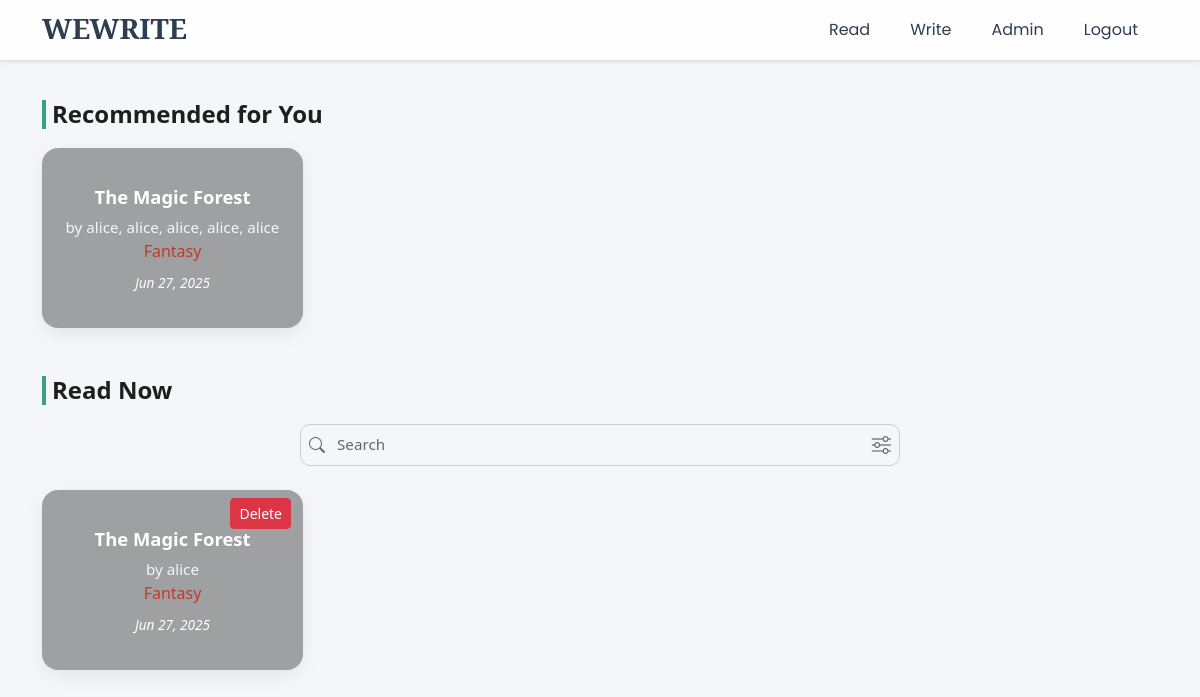
/read/ (signed in), run on the app's committed database.
### story/models.py (models this page shows, shortened)
class Story(models.Model):
    GENRE_CHOICES = [
        (1, 'Fiction'),
        (2, 'Science Fiction'),
        (3, 'Historical Fiction'),
        (4, 'Mystery'),
        (5, 'Fantasy'),
        (6, 'Romance'),
    ]
    STATUS_CHOICES = [
        (1, 'pending'),
        (2, 'published'),
    ]
    user = models.ForeignKey(CustomUser, on_delete=models.CASCADE)
    started_date = models.DateField(default='2000-01-01', null=True, blank=True)
    title = models.TextField(max_length=250, null=True, blank=True)
    genre = models.ForeignKey(Genre, on_delete=models.CASCADE)
    main_character = models.TextField(max_length=250, null=True, blank=True)
    time_setting = models.TextField(max_length=250, null=True, blank=True)
    suggested_keyword = models.TextField(max_length=250, null=True, blank=True)
    exposition_summary = models.TextField(max_length=10000, null=True, blank=True)
    status = models.IntegerField(choices=STATUS_CHOICES, default=1)

class Genre(models.Model):
    name = models.TextField(max_length=250, null=False)
    is_active = models.BooleanField(default=True)

### suhyun_nlp/views.py (the view)
# urls.py: path('read/', views.to_read, name='to-read'),
@login_required
def to_read(request):
    from pathlib import Path
    import os, pickle
    from numpy import dot
    from numpy.linalg import norm
    curr_user = request.user
    isAdmin = curr_user.is_staff
    username = curr_user.username
    all_storys = Story.objects.all().order_by('started_date')
    accepted_stages = list(Stage.objects.filter(status=3).order_by('pk'))
    all_stories = []
    for story in all_storys:
        accepted_for_story = [s for s in accepted_stages if s.story_id == story.id]
        if len(accepted_for_story) == 5:
            all_stories.append(story)
    story_list = all_stories
    all_stages = list(Stage.objects.all().order_by('pk'))
    story_author_list = []
    for story in story_list:
        curr_story_author_list = []
        for stage in all_stages:
            if stage.story == story:
                author_display_name = stage.user.name or stage.user.username
                curr_story_author_list.append(author_display_name)
        story_author_list.append(", ".join(curr_story_author_list))
    story_pk_list = [story.pk for story in story_list]
    story_genre_list = [story.genre for story in story_list]
    story_title_list = [story.title for story in story_list]
    story_tuple_list = []
    for i in range(len(story_list)):
        story_tuple_list.append((story_list[i], story_author_list[i], story_pk_list[i], story_genre_list[i], story_title_list[i]))
    BASE_DIR = Path(__file__).resolve().parent.parent
    picklefile_name = os.path.join(BASE_DIR, 'static', 'pickle', f'{curr_user.pk}.pickle')
    if os.path.isfile(picklefile_name):
        with open(picklefile_name, 'rb') as f:
            user_history_dict = pickle.load(f)
    else:
        user_history_dict = {
            'genre_pk_list': [],
            'genre_cnt_list': []
        }
    all_genres = Genre.objects.all().order_by('pk')
    all_genres_pk_list = [genre.pk for genre in all_genres]
    genre_vector_list = []
    for idx in range(len(all_genres)):
        vector = [0] * len(all_genres)
        vector[idx] = 1
        genre_vector_list.append(vector)
    user_vector = [0] * len(all_genres)
    for idx, gpk in enumerate(user_history_dict['genre_pk_list']):
        if gpk in all_genres_pk_list:
            genre_idx = all_genres_pk_list.index(gpk)
            user_vector[genre_idx] += user_history_dict['genre_cnt_list'][idx]
    all_story_vector_list = []
    all_story_genre_pk_list = [story.genre.pk for story in all_stories]
    for pk in all_story_genre_pk_list:
        idx = all_genres_pk_list.index(pk)
        all_story_vector_list.append(genre_vector_list[idx])
    def cosine_similarity(vec1, vec2):
        return dot(vec1, vec2) / (norm(vec1) * norm(vec2)) if norm(vec1) > 0 and norm(vec2) > 0 else 0.0
    all_story_similarity_list = [cosine_similarity(user_vector, sv) for sv in all_story_vector_list]
    all_story_tuple_list = list(zip(all_stories, all_story_similarity_list))
    sorted_data = sorted(all_story_tuple_list, key=lambda x: x[1], reverse=True)
    recommended_story_list = [s[0] for s in sorted_data[:4]]
    recommended_story_tuple_list = []
    for story in recommended_story_list:
        authors = []
        for stage in all_stages:
            if stage.story == story:
                name = stage.user.name or stage.user.username
                short_name = name.split('@')[0]
                authors.append(short_name)
        genre_slug = story.genre.name.lower().replace(' ', '')
        recommended_story_tuple_list.append((
            story, ", ".join(authors), story.pk, story.genre, story.title, genre_slug
        ))
    formatted_list = []
    for story, author, pk, genre, title in story_tuple_list:
        username = author.split('@')[0]
        genre_slug = genre.name.lower().replace(" ", "")
        formatted_list.append((story, username, pk, genre, title, genre_slug))
    context = {
        'username': username,
        'isLogin': True,
        'isAdmin': isAdmin,
        "story_tuple_list": formatted_list,
        'recommended_story_tuple_list': recommended_story_tuple_list,
        'story_list': story_list,
        'story_exposition_list': story_author_list,
        'story_pk_list': story_pk_list,
        'story_genre_list': story_genre_list,
        'story_title_list': story_title_list,
        'all_genres': all_genres
    }
    return render(request, 'read.html', context)

### suhyun_nlp/templates/read.html (shortened to what this page needs)
{% extends 'header.html' %}
{% block read %}
{% load static %}
<link href="https://cdn.jsdelivr.net/npm/bootstrap@5.3.0/dist/css/bootstrap.min.css" rel="stylesheet">
<div class="container supermt-5">
  <h4 class="mt-3">Recommended for You</h4>
  <div class="row row-cols-1 row-cols-sm-2 row-cols-md-4 g-4">
    {% for story, author, pk, genre, title, genre_slug in recommended_story_tuple_list %}
    <div class="col">
      <a href="/detail/{{ pk }}/">
        <div class="genre-card"
          style="background-image: url('../static/img/{{ genre_slug | lower }}.png');
                 background-size: cover; background-position: center;">
          <div class="card-title">{{ title|title }}</div>
          <div class="card-author">by {{ author }}</div>
          <div class="card-genre genre-{{ genre_slug }}">{{ genre.name }}</div>
          <div class="card-date">{{ story.started_date|date:"M d, Y" }}</div>
        </div>
      </a>
    </div>
    {% endfor %}
  </div>
<h4 class="mt-5">Read Now</h4>
<div class="d-flex align-items-center justify-content-center mb-4">
<div class="search-container d-flex align-items-center px-2 py-1" style="width: 100%; max-width: 600px; border: 1.5px solid #ccc; border-radius: 10px; height: 42px;">
    <i class="bi bi-search me-2"></i>
    <input type="text" id="searchInput"
      class="form-control border-0 shadow-none bg-transparent p-0 ps-1"
      placeholder="Search"
      style="margin-top: 24px; font-size: 0.95rem; line-height: 1.2rem;">
    <div class="dropdown">
      <button class="btn border-0 bg-transparent p-0 ms-2" type="button" id="genreDropdown" data-bs-toggle="dropdown" aria-expanded="false">
        <i class="bi bi-sliders" style="font-size: 1.2rem;"></i>
      </button>
    </div>
  </div>
</div>
  <div class="row row-cols-1 row-cols-sm-2 row-cols-md-4 g-4 mb-5" id="readNowList">
    {% for story, author, pk, genre, title, genre_slug in story_tuple_list %}
    <div class="col genre-{{ genre_slug }}">
      <div class="genre-card"
        style="background-image: url('../static/img/{{ genre_slug|lower }}.png');
               background-size: cover; background-position: center;">
        {% if isAdmin %}
        <form method="POST" action="{% url 'delete_story' pk=pk %}" class="delete-btn-form">
          <button type="submit" class="btn btn-sm btn-danger" onclick="return confirm('Delete this story?')">Delete</button>
        </form>
        {% endif %}
        <a href="/detail/{{ pk }}/">
          <div class="card-title">{{ title|title }}</div>
          <div class="card-author">by {{ author }}</div>
          <div class="card-genre genre-{{ genre_slug }}">{{ genre.name }}</div>
          <div class="card-date">{{ story.started_date|date:"M d, Y" }}</div>
        </a>
      </div>
    </div>
    {% endfor %}
  </div>
</div>
{% endblock %}

### suhyun_nlp/templates/read.html (style rules this page uses)
body { background-color: #f4f6f9; font-family: 'Segoe UI', sans-serif; }
.supermt-5 { margin-top: 100px; }
h4 { font-weight: 800; font-size: 1.5rem; color: #1e1e1e; margin-bottom: 1.2rem; padding-left: 6px; border-left: 4px solid #3aa17e; }
.genre-card { position: relative; border-radius: 16px; padding: 20px; height: 180px; transition: all 0.3s ease; display: flex; flex-direction: column; justify-content: center; text-align: center; box-shadow: 0 6px 18px rgba(0, 0, 0, 0.07); overflow: hidden; color: #1e1e1e; }
.genre-card::before { content: ''; position: absolute; inset: 0; background: rgba(0, 0, 0, 0.35); z-index: 0; }
.genre-card > * { z-index: 10; position: relative; }
.card-title, .card-author, .card-genre, .card-date { color: white; }
.card-title { font-size: 1.15rem; font-weight: 700; margin-bottom: 6px; }
.card-author { font-size: 0.95rem; opacity: 0.9; }
.card-date { font-size: 0.85rem; margin-top: 10px; font-style: italic; }
.genre-fantasy { color: #c0392b !important; }
a { text-decoration: none; }
#searchInput { border-radius: 25px; padding: 12px 20px; font-size: 1rem; border: 1px solid #ccc; margin-top: 12px; margin-bottom: 24px; }
.delete-btn-form { position: absolute; top: 8px; right: 12px; z-index: 20; }
.search-container input::placeholder { color: #666; font-weight: 500; }
.search-container i.bi-search, .search-container i.bi-sliders { color: #666; }

### data on the page
Story: title "The Magic Forest", author "alice, alice, alice, alice, alice", name "Fantasy", started_date "Jun 27, 2025", author "alice"
